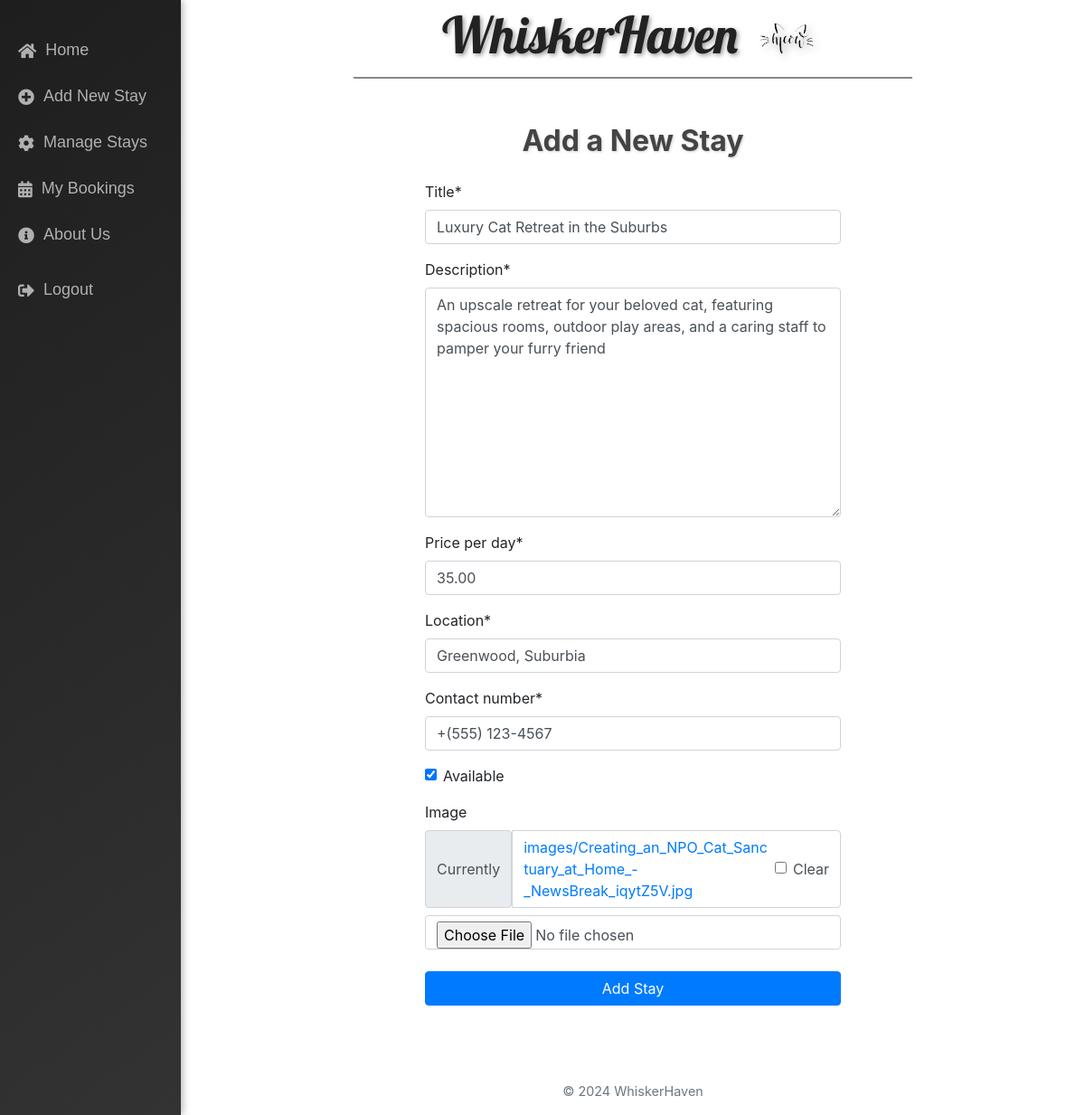
Screenshot of /edit_listing/2/ (signed in) with the database file from the repository.
### main/models.py (models this page shows, shortened)
class Listing(models.Model):
    host = models.ForeignKey(User, on_delete=models.CASCADE)
    title = models.CharField(max_length=200)
    description = models.TextField()
    price_per_day = models.DecimalField(max_digits=7, decimal_places=2)
    location = models.CharField(max_length=100)
    contact_number = models.CharField(max_length=15)
    image = models.ImageField(upload_to='images/', null=True, blank=True)
    available = models.BooleanField(default=True)
    created_at = models.DateTimeField(auto_now_add=True)

### main/views.py (the view)
# urls.py: path('edit_listing/<int:listing_id>/', edit_listing, name='edit_listing'),
@user_passes_test(lambda u: u.is_active and u.is_staff)
def edit_listing(request, listing_id):
    listing = Listing.objects.get(id=listing_id)
    if request.method == 'POST':
        form = ListingForm(request.POST, request.FILES, instance=listing)
        if form.is_valid():
            form.save()
            return redirect('manage_listings')
    else:
        form = ListingForm(instance=listing)
    return render(request, 'main/create_list.html', {'form': form})

### main/forms.py
class ListingForm(forms.ModelForm):
    class Meta:
        model = Listing
        fields = ['title', 'description', 'price_per_day',
                  'location', 'contact_number', 'available', 'image']

### main/templates/main/create_list.html (shortened to what this page needs)
{% extends "main/base.html" %}
{% load crispy_forms_tags %}
{% block content %}
<div class="container d-flex justify-content-center align-items-center" style="min-height: 80vh;">
    <div style="width: 100%; max-width: 500px; padding: 20px;">
        <h2 class="text-center mb-4" style="color: #444444; text-shadow: 1px 1px 3px rgba(0, 0, 0, 0.2); font-weight: bold;">
            Add a New Stay
        </h2>
        <form method="POST" enctype="multipart/form-data">
            {{ form|crispy }}
            <div class="text-center mt-4">
                <button type="submit" class="btn btn-primary btn-block">Add Stay</button>
            </div>
        </form>
    </div>
</div>
{% endblock %}

### rows the page displays
Listing: title "Luxury Cat Retreat in the Suburbs", description "An upscale retreat for your beloved cat, featuring spacious rooms, outdoor play areas, and a caring staff to pamper your furry friend", price_per_day "35.00", location "Greenwood, Suburbia", contact_number "+(555) 123-4567", available "☑"
